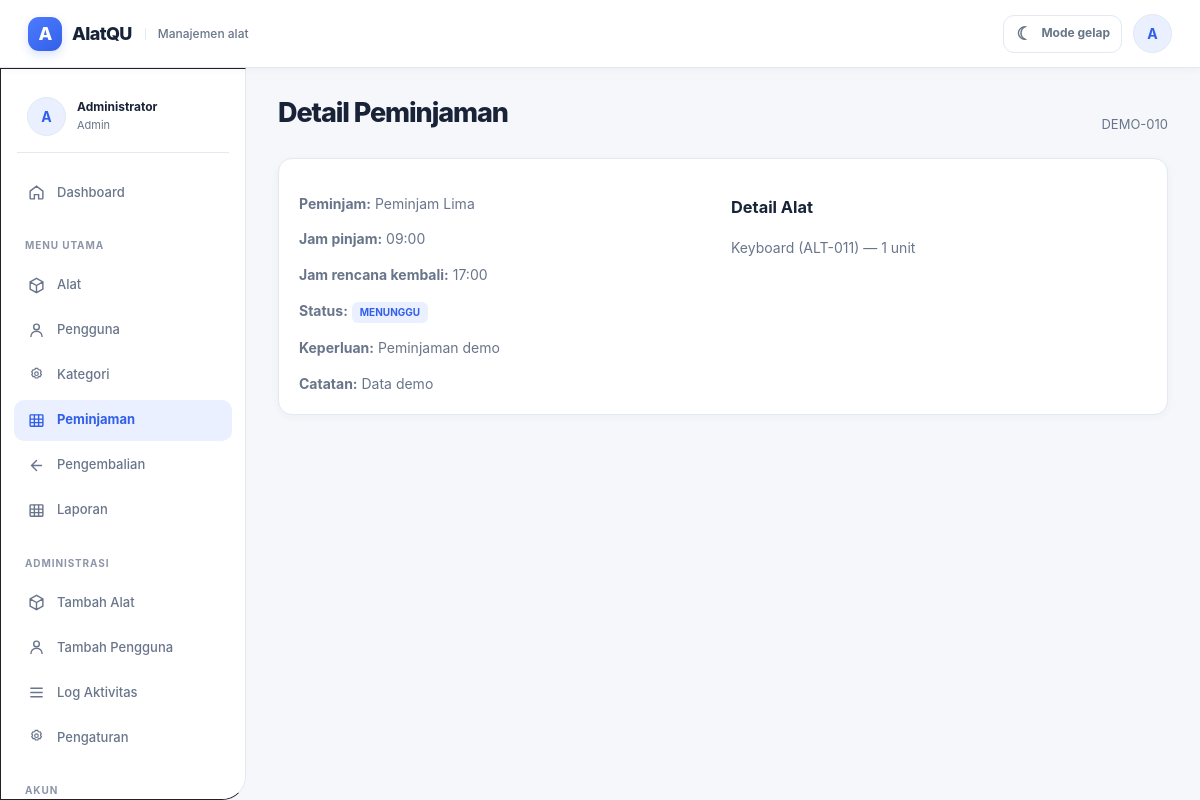
/index.php?route=peminjaman/detail/10 (signed in), run on the app's committed database.
### tables this page shows
CREATE TABLE peminjaman(
  id BIGINT UNSIGNED AUTO_INCREMENT PRIMARY KEY,
  kode_peminjaman VARCHAR(40) NOT NULL UNIQUE,
  user_id INT UNSIGNED NOT NULL,
  tanggal_pinjam DATETIME NOT NULL,
  tanggal_kembali_rencana DATETIME NOT NULL,
  tanggal_kembali_actual DATETIME NULL,
  keperluan TEXT NOT NULL,
  catatan TEXT,
  status ENUM('MENUNGGU','DISETUJUI','DITOLAK','DIPINJAM','DIKEMBALIKAN','TERLAMBAT') NOT NULL DEFAULT 'MENUNGGU',
  approved_by INT UNSIGNED NULL,
  approved_at DATETIME NULL,
  created_at TIMESTAMP DEFAULT CURRENT_TIMESTAMP,
  updated_at TIMESTAMP DEFAULT CURRENT_TIMESTAMP ON UPDATE CURRENT_TIMESTAMP,
  INDEX idx_pinjam_user(user_id),
  INDEX idx_pinjam_status(status),
  INDEX idx_pinjam_tanggal(tanggal_pinjam,tanggal_kembali_rencana),
  CONSTRAINT fk_pinjam_user FOREIGN KEY(user_id) REFERENCES users(id),
  CONSTRAINT fk_pinjam_approved FOREIGN KEY(approved_by) REFERENCES users(id) ON DELETE SET NULL
);

CREATE TABLE users(
  id INT UNSIGNED AUTO_INCREMENT PRIMARY KEY,
  nama VARCHAR(120) NOT NULL,
  username VARCHAR(60) NOT NULL UNIQUE,
  email VARCHAR(120) NOT NULL UNIQUE,
  password VARCHAR(255) NOT NULL,
  role_id TINYINT UNSIGNED NOT NULL,
  status ENUM('Aktif','Nonaktif') NOT NULL DEFAULT 'Aktif',
  created_at TIMESTAMP DEFAULT CURRENT_TIMESTAMP,
  updated_at TIMESTAMP DEFAULT CURRENT_TIMESTAMP ON UPDATE CURRENT_TIMESTAMP,
  INDEX idx_users_role(role_id),
  INDEX idx_users_status(status),
  CONSTRAINT fk_users_role FOREIGN KEY(role_id) REFERENCES roles(id)
);

CREATE TABLE detail_peminjaman(
  id BIGINT UNSIGNED AUTO_INCREMENT PRIMARY KEY,
  peminjaman_id BIGINT UNSIGNED NOT NULL,
  alat_id INT UNSIGNED NOT NULL,
  jumlah INT UNSIGNED NOT NULL,
  kondisi_saat_pinjam VARCHAR(100),
  kondisi_saat_kembali VARCHAR(100),
  catatan TEXT,
  INDEX idx_detail_pinjam(peminjaman_id),
  INDEX idx_detail_alat(alat_id),
  CONSTRAINT fk_detail_pinjam FOREIGN KEY(peminjaman_id) REFERENCES peminjaman(id) ON DELETE CASCADE,
  CONSTRAINT fk_detail_alat FOREIGN KEY(alat_id) REFERENCES alat(id)
);

CREATE TABLE alat(
  id INT UNSIGNED AUTO_INCREMENT PRIMARY KEY,
  kode_alat VARCHAR(50) NOT NULL UNIQUE,
  nama_alat VARCHAR(150) NOT NULL,
  kategori_id INT UNSIGNED NOT NULL,
  deskripsi TEXT,
  kondisi VARCHAR(50) NOT NULL DEFAULT 'Baik',
  jumlah INT UNSIGNED NOT NULL DEFAULT 0,
  jumlah_tersedia INT UNSIGNED NOT NULL DEFAULT 0,
  lokasi VARCHAR(120) NOT NULL,
  foto VARCHAR(255),
  status ENUM('Tersedia','Tidak Tersedia','Perawatan') NOT NULL DEFAULT 'Tersedia',
  created_at TIMESTAMP DEFAULT CURRENT_TIMESTAMP,
  updated_at TIMESTAMP DEFAULT CURRENT_TIMESTAMP ON UPDATE CURRENT_TIMESTAMP,
  INDEX idx_alat_kategori(kategori_id),
  INDEX idx_alat_status(status),
  INDEX idx_alat_nama(nama_alat),
  CONSTRAINT fk_alat_kategori FOREIGN KEY(kategori_id) REFERENCES kategori(id) ON UPDATE CASCADE ON DELETE RESTRICT
);

### controllers/PeminjamanController.php (called while the page is built, shortened)
<?php
require_once __DIR__ . '/../config/database.php';
require_once __DIR__ . '/../models/Peminjaman.php';
class PeminjamanController
{
    private $model;
    public function __construct()
    {
        $this->db = Database::getConnection();
        $this->model = new Peminjaman($this->db);
    }
    public function detail(int $id)
    {
        $item = $this->model->find($id);
        require __DIR__ . '/../views/peminjaman/detail.php';
    }
}

### index.php (called while the page is built)
<?php
require __DIR__ . '/router.php';

### config/database.php (called while the page is built, shortened)
<?php
require_once __DIR__ . '/config.php';
class Database
{
    private static $pdo = null;
    public static function getConnection(): PDO
    {
        $dsn = 'mysql:host=' . DB_HOST . ';port=' . DB_PORT . ';dbname=' . DB_NAME . ';charset=utf8mb4';
        try {
            self::$pdo = new PDO($dsn, DB_USER, DB_PASS, array(
                PDO::ATTR_ERRMODE => PDO::ERRMODE_EXCEPTION,
                PDO::ATTR_DEFAULT_FETCH_MODE => PDO::FETCH_ASSOC,
                PDO::ATTR_EMULATE_PREPARES => false,
            ));
        } catch (PDOException $e) {
            error_log('[NambutApp] Database connection failed: ' . $e->getMessage());
            throw new RuntimeException(
                'Koneksi database gagal. Pastikan MySQL/MariaDB aktif, extension PDO MySQL tersedia, database peminjaman sudah diimpor, dan kredensial di config/database.local.php benar.'
            );
        }
        return self::$pdo;
    }
}

### models/Peminjaman.php (called while the page is built, shortened)
<?php
class Peminjaman
{
    private $db;
    public function __construct(PDO $db)
    {
        $this->db = $db;
    }
    public function find(int $id)
    {
        $s = $this->db->prepare('SELECT p.*,u.nama nama_peminjam,u.email FROM peminjaman p JOIN users u ON u.id=p.user_id WHERE p.id=?');
        $s->execute(array($id));
        $p = $s->fetch();
        $s = $this->db->prepare('SELECT d.*,a.nama_alat,a.kode_alat FROM detail_peminjaman d JOIN alat a ON a.id=d.alat_id WHERE d.peminjaman_id=?');
        $s->execute(array($id));
        $p['details'] = $s->fetchAll();
        return $p;
    }
}

### config/config.php (called while the page is built, shortened)
<?php
function e($value): string
{
    return htmlspecialchars((string)$value, ENT_QUOTES, 'UTF-8');
}

### views/peminjaman/detail.php (the view)
<?php $title='AlatQU';require __DIR__.'/../layouts/header.php';require __DIR__.'/../layouts/navbar.php';require __DIR__.'/../layouts/sidebar.php';?>
<main class="content">
<div class="page-head"><h1>Detail Peminjaman</h1><p><?=e($item['kode_peminjaman'])?></p></div><div class="card"><div class="detail-grid grid"><div><p><b>Peminjam:</b> <?=e($item['nama_peminjam'])?></p><p><b>Jam pinjam:</b> <?=e(date('H:i', strtotime($item['tanggal_pinjam'])))?></p><p><b>Jam rencana kembali:</b> <?=e(date('H:i', strtotime($item['tanggal_kembali_rencana'])))?></p><p><b>Status:</b> <span class="badge badge-info"><?=e($item['status'])?></span></p><p><b>Keperluan:</b> <?=e($item['keperluan'])?></p><p><b>Catatan:</b> <?=e($item['catatan'])?></p></div><div><h3>Detail Alat</h3><?php foreach($item['details'] as $d):?><p><?=e($d['nama_alat'])?> (<?=e($d['kode_alat'])?>) — <?=e($d['jumlah'])?> unit</p><?php endforeach;?></div></div></div>
</main><?php require __DIR__.'/../layouts/footer.php';?>

### assets/css/style.css (style rules this page uses)
:root { --primary:#2563EB;--secondary:#60A5FA;--white:#FFFFFF;--background:#EEF4FF;--success:#00BF63;--danger:#DD0606;--text:#101010;--border:#222;--shadow:0 12px 25px rgba(0,0,0,.14) }
* { box-sizing:border-box }
body { margin:0;font-family:"Trebuchet MS",Arial,sans-serif;background:var(--background);color:var(--text) }
.content { padding:102px 32px 40px 332px;min-height:100vh;overflow-x:hidden }
.page-head { margin-bottom:28px }
.page-head h1 { font-size:36px;margin:0 0 4px }
.page-head p { margin:0;font-size:18px }
.card { background:#fff;border:1.5px solid #222;border-radius:26px;box-shadow:var(--shadow);padding:24px }
.grid { display:grid;gap:22px }
.badge { display:inline-block;padding:5px 10px;border-radius:999px;font-weight:800;font-size:12px }
.badge-info { background:#dce8ff;color:#1552c0 }
.detail-grid { grid-template-columns:1fr 1fr }

### assets/css/alatqu.css (style rules this page uses)
:root { color-scheme: light; --primary: #315fe8; --primary-hover: #244bc5; --primary-soft: #eaf0ff; --primary-contrast: #ffffff; --background: #f5f7fb; --surface: #ffffff; --surface-raised: #ffffff; --surface-muted: #f8faff; --text: #192338; --muted: #69758a; --subtle: #8c96a8; --border: #e3e8f1; --border-strong: #d3dae7; --success: #178454; --success-bg: #e9f8f0; --danger: #b42336; --danger-bg: #fff0f1; --warning: #96620a; --warning-bg: #fff7df; --shadow-sm: 0 2px 8px rgba(29, 45, 78, .04); --shadow-md: 0 12px 30px rgba(29, 45, 78, .07); --radius-sm: 9px; --radius-md: 14px; --radius-lg: 18px; }
* { box-sizing: border-box; }
html { min-height: 100%; background: var(--background); }
body { margin: 0; min-height: 100vh; background: var(--background); color: var(--text); font-family: Inter, -apple-system, BlinkMacSystemFont, "Segoe UI", Roboto, Arial, sans-serif; font-size: 14px; line-height: 1.55; -webkit-font-smoothing: antialiased; transition: background-color .18s ease, color .18s ease; }
.content { min-height: 100vh; overflow-x: hidden; padding: 96px 32px 42px 278px; }
.page-head { display: flex; align-items: flex-end; justify-content: space-between; gap: 16px; margin: 0 0 23px; }
.page-head h1 { margin: 0 0 4px; color: var(--text); font-size: 27px; line-height: 1.28; letter-spacing: -.04em; font-weight: 760; }
.page-head p { margin: 0; color: var(--muted); font-size: 13px; }
.grid { display: grid; gap: 16px; }
.card { min-width: 0; padding: 20px; background: var(--surface); border: 1px solid var(--border); border-radius: var(--radius-md); box-shadow: var(--shadow-sm); color: var(--text); transition: background-color .18s ease, border-color .18s ease; }
.card p { color: var(--muted); }
.card p:last-child { margin-bottom: 0; }
.badge { display: inline-block; padding: 4px 8px; border: 0; border-radius: 6px; font-size: 10px; line-height: 1.35; font-weight: 730; white-space: nowrap; background: var(--surface-muted); color: var(--muted); }
.badge-info { background: var(--primary-soft); color: var(--primary); }

### data on the page
peminjaman: kode_peminjaman "DEMO-010", user.nama "Peminjam Lima", tanggal_pinjam "09:00", tanggal_kembali_rencana "17:00", status "MENUNGGU", keperluan "Peminjaman demo", catatan "Data demo"
detail_peminjaman: alat.nama_alat "Keyboard", alat.kode_alat "ALT-011", jumlah "1"

### other printed values
substr((string)(current_user()['nama'] ?? 'U'), 0, 1) "A"
substr((string)($navUser['nama'] ?? 'U'), 0, 1) "A"
$navUser['nama'] "Administrator"
$navUser['role'] "Admin"
